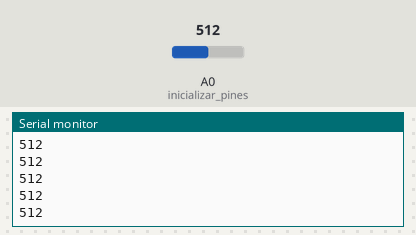
The sketch below on a simulated Arduino Uno, built with avr-gcc and run on an emulated ATmega328P. Parts: the last lines printed to the serial monitor. The inputs (shaded band) are chosen by the test bench; at power-on: A0 (inicializar_pines) = 512.

Above: at 1.2 s.
1.3 s: A0 (inicializar_pines) set to 716
At 2.3 s:
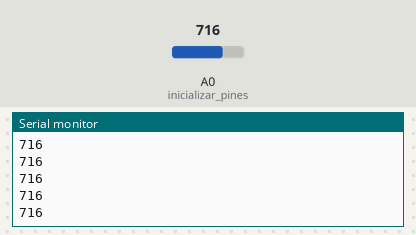
2.8 s: A0 (inicializar_pines) set to 900
At 3.5 s:
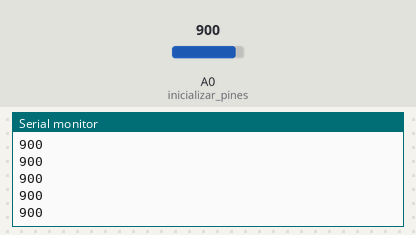
Timing chart, 0 to 5.8 s (numbered marks = the images above; inputs shaded):
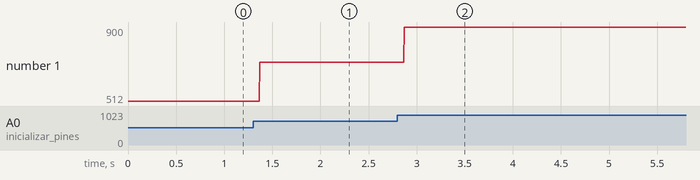

The sketch:

1-Lectura_Sensor.ino
```cpp
/*
subir código y visualizar en el monitor serial cual es la lectura cuando hay
presencia de gas o aliento alcoholico y apuntar los valores mínimos y máximos
*/

int gas = 0; // variable global

void setup(){

  Serial.begin(9600); // inicializar comunicación serial
  pinMode(A0, INPUT); // inicializar pines


}

void loop(){

  gas = analogRead(A0); //guardar lectura analogica en variable

  Serial.println(gas);

}
```

Measured:
- after the input at 1.3 s, the serial monitor: prints a new line after 0.07 s (image 1)
- after the input at 2.8 s, the serial monitor: prints a new line after 0.07 s (image 2)
- plotted number 1: 512 → 716 after the input at 1.3 s, 716 → 900 after the input at 2.8 s
